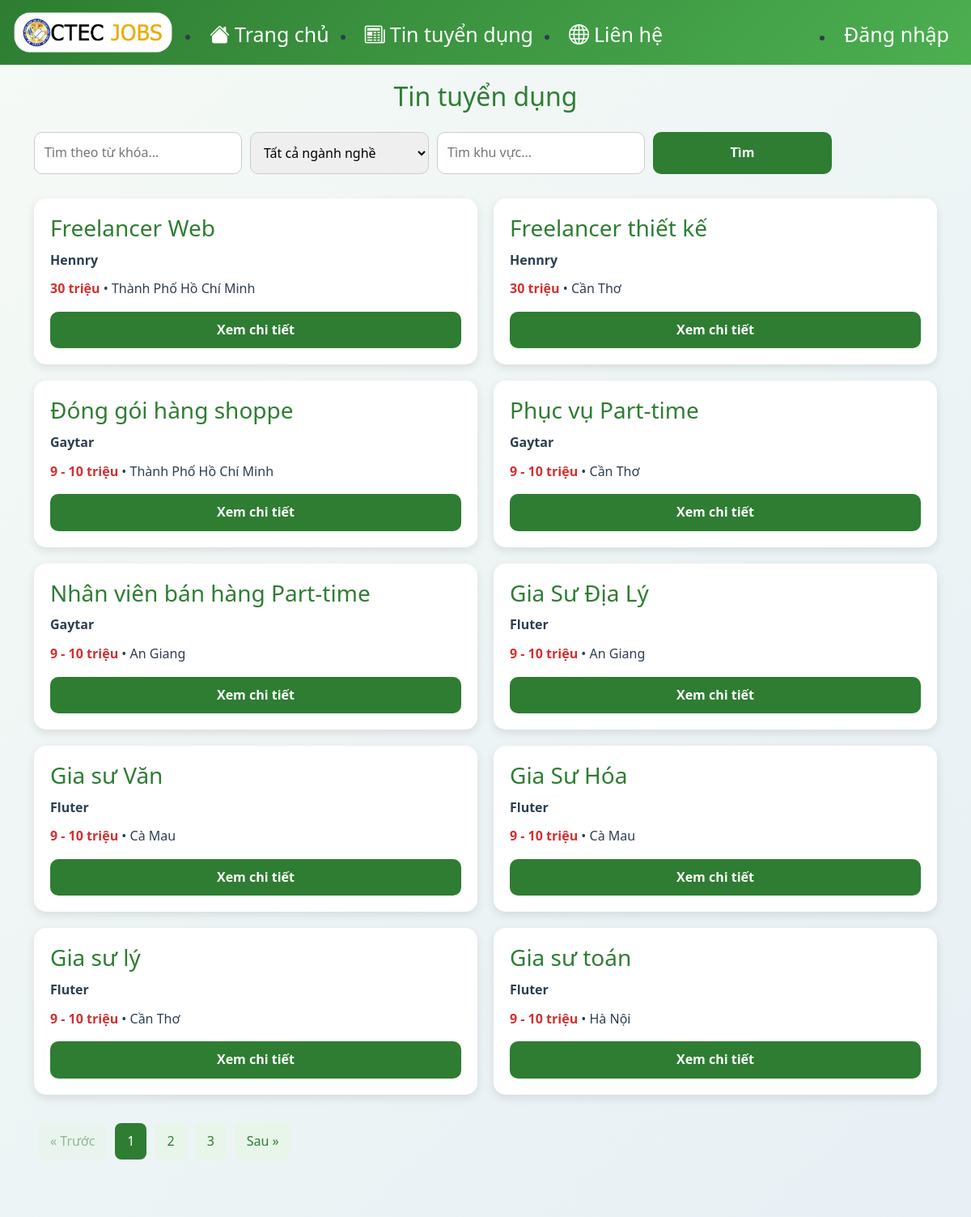
/vl_danhsach.php (upper part), run on an earlier commit of the app's database.
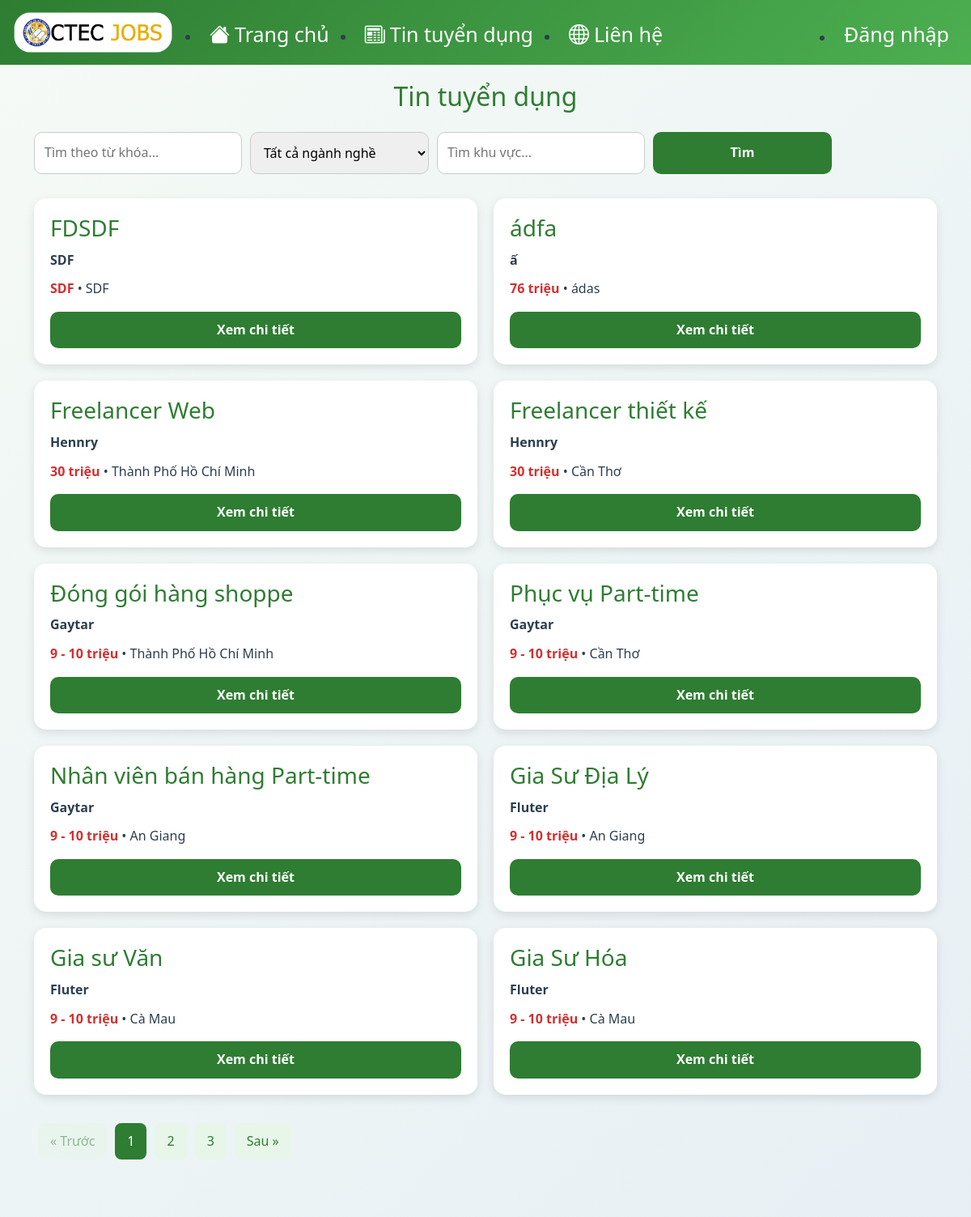
And on a later commit of the database.
### tables this page shows
CREATE TABLE `vieclam` (
  `id` int NOT NULL,
  `idnhatuyendung` int DEFAULT NULL,
  `tieude` varchar(200) DEFAULT NULL,
  `tencongty` varchar(150) DEFAULT NULL,
  `mucluong` varchar(50) DEFAULT NULL,
  `diadiem` varchar(100) DEFAULT NULL,
  `nganhnghe` varchar(100) DEFAULT NULL,
  `mota` text,
  `yeucau` text,
  `chitiet` varchar(255) DEFAULT NULL,
  `emaillienhe` varchar(100) DEFAULT NULL,
  `trangthai` enum('choxuly','daduyet','tuchoi') DEFAULT 'choxuly',
  `ngaydang` datetime DEFAULT CURRENT_TIMESTAMP
);

### vl_danhsach.php (the view, shortened to what this page needs)
<?php
include 'ketnoi.php';
$limit = 10;
$page  = isset($_GET['page']) ? (int)$_GET['page'] : 1;
$offset = ($page - 1) * $limit;
$tukhoa  = $_GET['tukhoa']  ?? '';
$diadiem = $_GET['diadiem'] ?? '';
$where = "WHERE vl.trangthai = 'daduyet'";
$count_sql = "SELECT COUNT(*) as total FROM vieclam vl JOIN nguoidung nd ON vl.idnhatuyendung = nd.id $where";
$count_result = mysqli_query($conn, $count_sql);
$total_row = mysqli_fetch_assoc($count_result)['total'];
$total_pages = ceil($total_row / $limit);
$sql = "SELECT vl.*, nd.hoten as company
        FROM vieclam vl
        JOIN nguoidung nd ON vl.idnhatuyendung = nd.id
        $where
        ORDER BY vl.ngaydang DESC
        LIMIT $limit OFFSET $offset";
$ketqua = mysqli_query($conn, $sql);
?>
<?php include 'include_header.php'; ?>
<div class="container">
    <h2 class="page-title">Tin tuyển dụng</h2>
    <form method="GET" class="search-form">
        <input type="text" name="tukhoa" placeholder="Tìm theo từ khóa..."
            value="<?php echo htmlspecialchars($tukhoa); ?>">
        <select name="nganh">
            <option value="">Tất cả ngành nghề</option>
        </select>
        <input type="text" name="diadiem" placeholder="Tìm khu vực..."
            value="<?php echo htmlspecialchars($diadiem); ?>">
        <button type="submit">Tìm</button>
    </form>
    <?php if (mysqli_num_rows($ketqua) > 0): ?>
        <div class="job-grid">
            <?php while ($vieclam = mysqli_fetch_assoc($ketqua)): ?>
                <div class="job-card">
                    <h3><?php echo htmlspecialchars($vieclam['tieude']); ?></h3>
                    <p class="company"><?php echo htmlspecialchars($vieclam['tencongty']); ?></p>
                    <p class="info">
                        <span class="salary"><?php echo htmlspecialchars($vieclam['mucluong']); ?></span>
                        • <?php echo htmlspecialchars($vieclam['diadiem']); ?>
                    </p>
                    <a href="vl_chitiet.php?id=<?php echo $vieclam['id']; ?>" class="btn-detail">
                        Xem chi tiết
                    </a>
                </div>
            <?php endwhile; ?>
        </div>
        <?php if ($total_pages > 1): ?>
        <div class="pagination">
            <a class="page-btn <?= $page<=1?'disabled':'' ?>"
               href="?<?= http_build_query(array_merge($_GET, ['page'=>$page-1])) ?>">
               « Trước
            </a>
            <?php
            $range = 2;
            $start = max(1, $page - $range);
            $end = min($total_pages, $page + $range);
            for ($i=$start; $i <= $end; $i++): ?>
                <a class="page-number <?= $i==$page?'active':'' ?>"
                   href="?<?= http_build_query(array_merge($_GET, ['page'=>$i])) ?>">
                   <?= $i ?>
                </a>
            <?php endfor; ?>
            <a class="page-btn <?= $page>=$total_pages?'disabled':'' ?>"
               href="?<?= http_build_query(array_merge($_GET, ['page'=>$page+1])) ?>">
               Sau »
            </a>
        </div>
        <?php endif; ?>
    <?php else: ?>
        <div class="empty">Không tìm thấy tin tuyển dụng nào.</div>
    <?php endif; ?>
</div>
<?php include 'include_footer.php'; ?>

What changed in the data, as far as the page shows it:
no longer on this page (row unchanged): vieclam: tieude "Gia sư lý", tencongty "Fluter", mucluong "9 - 10 triệu", diadiem "Cần Thơ"
no longer on this page (row unchanged): vieclam: tieude "Gia sư toán", tencongty "Fluter", mucluong "9 - 10 triệu", diadiem "Hà Nội"
added vieclam: tieude "FDSDF", tencongty "SDF", mucluong "SDF", diadiem "SDF"
added vieclam: tieude "ádfa", tencongty "ấ", mucluong "76 triệu", diadiem "ádas"
